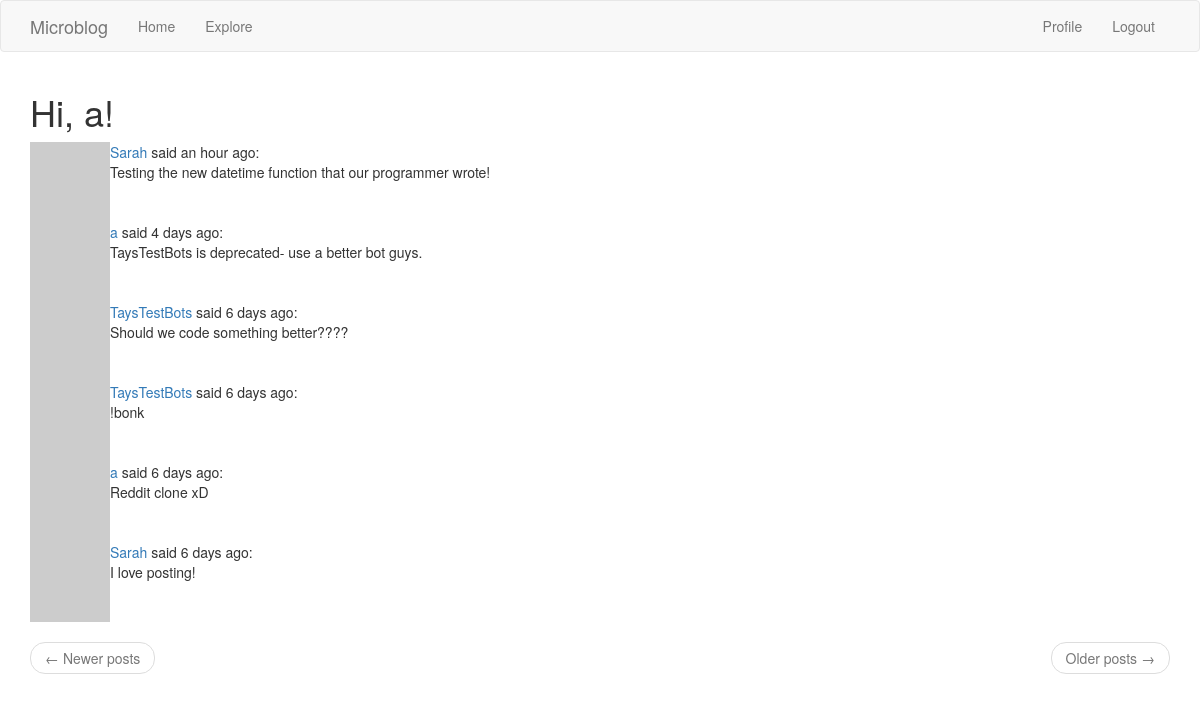
The page /explore (signed in) on the database its author committed.
### app/models.py (models this page shows, shortened)
class User(UserMixin, db.Model):
    id = db.Column(db.Integer, primary_key=True)
    username = db.Column(db.String(64), index=True, unique=True)
    email = db.Column(db.String(120), index=True, unique=True)
    password_hash = db.Column(db.String(128))
    posts = db.relationship('Post', backref='author', lazy='dynamic')
    def avatar(self, size):
        digest = md5(self.email.lower().encode('utf-8')).hexdigest()
        return 'https://www.gravatar.com/avatar/{}?d=identicon&s={}'.format(
            digest, size)
    about_me = db.Column(db.String(140))
    last_seen = db.Column(db.DateTime, default=datetime.utcnow)
    followed = db.relationship(
        'User', secondary= followers,
        primaryjoin=(followers.c.follower_id == id),
        secondaryjoin=(followers.c.followed_id == id),
        backref=db.backref('followers', lazy='dynamic'), lazy='dynamic')

class Post(db.Model):
    id = db.Column(db.Integer, primary_key=True)
    body = db.Column(db.String(140))
    timestamp = db.Column(db.DateTime, index=True, default=datetime.utcnow)
    user_id = db.Column(db.Integer, db.ForeignKey('user.id'))

### app/routes.py (the view)
@app.route('/explore')
@login_required
def explore():
    page = request.args.get('page', 1, type=int)
    posts = Post.query.order_by(Post.timestamp.desc()).paginate(
        page=page, per_page=app.config['POSTS_PER_PAGE'], error_out=False)
    next_url = url_for('explore', page=posts.next_num) \
        if posts.has_next else None
    prev_url = url_for('explore', page=posts.prev_num) \
        if posts.has_prev else None
    return render_template("index.html", title='Explore', posts=posts.items,
                          next_url=next_url, prev_url=prev_url)

### app/models.py (called while the page is built)
@login.user_loader
def load_user(id):
    return User.query.get(int(id))

### app/routes.py (called while the page is built)
@app.before_request
def before_request():
    if current_user.is_authenticated:
        current_user.last_seen = datetime.utcnow()
        db.session.commit()

### app/templates/index.html (shortened to what this page needs)
{% extends "base.html" %}
{% import 'bootstrap/wtf.html' as wtf %}
{% block app_content %}
    <h1>Hi, {{ current_user.username }}!</h1>
    {% for post in posts %}
        {% include '_post.html' %}
    {% endfor %}
    <nav aria-label="...">
        <ul class="pager">
            <li class="previous{% if not prev_url %} disabled{% endif %}">
                <a href="{{ prev_url or '#' }}">
                    <span aria-hidden="true">&larr;</span> Newer posts
                </a>
            </li>
            <li class="next{% if not next_url %} disabled{% endif %}">
                <a href="{{ next_url or '#' }}">
                    Older posts <span aria-hidden="true">&rarr;</span>
                </a>
            </li>
        </ul>
    </nav>
{% endblock %}

### app/templates/base.html (shortened to what this page needs)
{% extends 'bootstrap/base.html' %}
{% block navbar %}
    <nav class="navbar navbar-default">
        <div class="container">
            <div class="navbar-header">
                <a class="navbar-brand" href="{{ url_for('index') }}">Microblog</a>
            </div>
            <div class="collapse navbar-collapse" id="bs-example-navbar-collapse-1">
                <ul class="nav navbar-nav">
                    <li><a href="{{ url_for('index') }}">Home</a></li>
                    <li><a href="{{ url_for('explore') }}">Explore</a></li>
                </ul>
                <ul class="nav navbar-nav navbar-right">
                    {% if current_user.is_anonymous %}
                    <li><a href="{{ url_for('login') }}">Login</a></li>
                    {% else %}
                    <li><a href="{{ url_for('user', username=current_user.username) }}">Profile</a></li>
                    <li><a href="{{ url_for('logout') }}">Logout</a></li>
                    {% endif %}
                </ul>
            </div>
        </div>
    </nav>
{% endblock %}
{% block content %}
    <div class="container">
        {% block app_content %}{% endblock %}
    </div>
{% endblock %}

### app/templates/_post.html
<table>
    <tr valign="top">
        <td><img src="{{ post.author.avatar(36) }}"></td>
        <td>
            <a href="{{ url_for('user', username=post.author.username) }}">
                {{ post.author.username }}
            </a>
            said {{ moment(post.timestamp).fromNow() }}:
            <br>
            {{ post.body }}
        </td>
    </tr>
</table>

### rows shown on the page
User: username "a"
Post: author.username "Sarah", timestamp "an hour ago", body "Testing the new datetime function that our programmer wrote!"
Post: author.username "a", timestamp "4 days ago", body "TaysTestBots is deprecated- use a better bot guys."
Post: author.username "TaysTestBots", timestamp "6 days ago", body "Should we code something better????"
Post: author.username "TaysTestBots", timestamp "6 days ago", body "!bonk"
Post: author.username "a", timestamp "6 days ago", body "Reddit clone xD"
Post: author.username "Sarah", timestamp "6 days ago", body "I love posting!"
